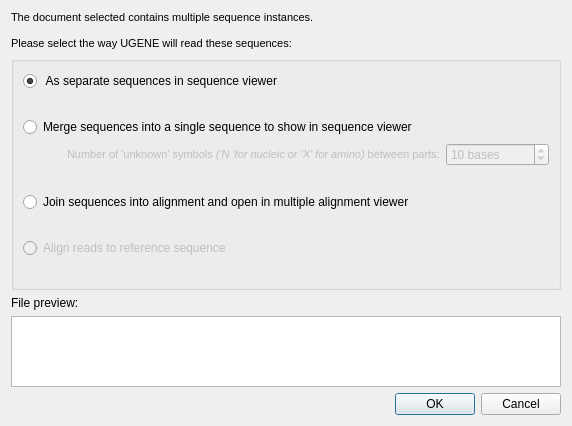
<?xml version="1.0" encoding="UTF-8"?>
<ui version="4.0">
 <class>SequenceReadingModeSelectorDialog</class>
 <widget class="QDialog" name="SequenceReadingModeSelectorDialog">
  <property name="geometry">
   <rect>
    <x>0</x>
    <y>0</y>
    <width>572</width>
    <height>426</height>
   </rect>
  </property>
  <property name="windowTitle">
   <string>Sequence reading options</string>
  </property>
  <layout class="QVBoxLayout" name="verticalLayout_2">
   <item>
    <widget class="QLabel" name="label">
     <property name="text">
      <string>&lt;!DOCTYPE HTML PUBLIC &quot;-//W3C//DTD HTML 4.0//EN&quot; &quot;http://www.w3.org/TR/REC-html40/strict.dtd&quot;&gt;
&lt;html&gt;&lt;head&gt;&lt;meta name=&quot;qrichtext&quot; content=&quot;1&quot; /&gt;&lt;style type=&quot;text/css&quot;&gt;
p, li { white-space: pre-wrap; }
&lt;/style&gt;&lt;/head&gt;&lt;body style=&quot; font-family:'MS Shell Dlg 2'; font-size:8.25pt; font-weight:400; font-style:normal;&quot;&gt;
&lt;p style=&quot; margin-top:0px; margin-bottom:0px; margin-left:0px; margin-right:0px; -qt-block-indent:0; text-indent:0px;&quot;&gt;&lt;span style=&quot; font-size:8pt;&quot;&gt;The document selected contains multiple sequence instances. &lt;/span&gt;&lt;/p&gt;
&lt;p style=&quot;-qt-paragraph-type:empty; margin-top:0px; margin-bottom:0px; margin-left:0px; margin-right:0px; -qt-block-indent:0; text-indent:0px; font-size:8pt;&quot;&gt;&lt;/p&gt;
&lt;p style=&quot; margin-top:0px; margin-bottom:0px; margin-left:0px; margin-right:0px; -qt-block-indent:0; text-indent:0px;&quot;&gt;&lt;span style=&quot; font-size:8pt;&quot;&gt;Please select the way UGENE will read these sequences:&lt;/span&gt;&lt;/p&gt;&lt;/body&gt;&lt;/html&gt;</string>
     </property>
    </widget>
   </item>
   <item>
    <widget class="QGroupBox" name="groupBox">
     <property name="title">
      <string/>
     </property>
     <layout class="QVBoxLayout" name="verticalLayout">
      <item>
       <widget class="QRadioButton" name="separateRB">
        <property name="text">
         <string> As separate sequences in sequence viewer</string>
        </property>
        <property name="checked">
         <bool>true</bool>
        </property>
       </widget>
      </item>
      <item>
       <spacer name="verticalSpacer">
        <property name="orientation">
         <enum>Qt::Vertical</enum>
        </property>
        <property name="sizeType">
         <enum>QSizePolicy::Fixed</enum>
        </property>
        <property name="sizeHint" stdset="0">
         <size>
          <width>20</width>
          <height>20</height>
         </size>
        </property>
       </spacer>
      </item>
      <item>
       <widget class="QRadioButton" name="mergeRB">
        <property name="text">
         <string>Merge sequences into a single sequence to show in sequence viewer</string>
        </property>
       </widget>
      </item>
      <item>
       <layout class="QHBoxLayout" name="horizontalLayout">
        <item>
         <spacer name="horizontalSpacer">
          <property name="orientation">
           <enum>Qt::Horizontal</enum>
          </property>
          <property name="sizeHint" stdset="0">
           <size>
            <width>40</width>
            <height>20</height>
           </size>
          </property>
         </spacer>
        </item>
        <item>
         <widget class="QLabel" name="mergeSpinLabel">
          <property name="enabled">
           <bool>false</bool>
          </property>
          <property name="text">
           <string>&lt;!DOCTYPE HTML PUBLIC &quot;-//W3C//DTD HTML 4.0//EN&quot; &quot;http://www.w3.org/TR/REC-html40/strict.dtd&quot;&gt;
&lt;html&gt;&lt;head&gt;&lt;meta name=&quot;qrichtext&quot; content=&quot;1&quot; /&gt;&lt;style type=&quot;text/css&quot;&gt;
p, li { white-space: pre-wrap; }
&lt;/style&gt;&lt;/head&gt;&lt;body style=&quot; font-family:'MS Shell Dlg 2'; font-size:8.25pt; font-weight:400; font-style:normal;&quot;&gt;
&lt;p style=&quot; margin-top:0px; margin-bottom:0px; margin-left:0px; margin-right:0px; -qt-block-indent:0; text-indent:0px;&quot;&gt;&lt;span style=&quot; font-size:8pt;&quot;&gt;Number of 'unknown' symbols &lt;/span&gt;&lt;span style=&quot; font-size:8pt; font-style:italic;&quot;&gt;('N 'for nucleic or 'X' for amino)&lt;/span&gt;&lt;span style=&quot; font-size:8pt;&quot;&gt; between parts:&lt;/span&gt;&lt;/p&gt;&lt;/body&gt;&lt;/html&gt;</string>
          </property>
         </widget>
        </item>
        <item>
         <widget class="QSpinBox" name="mergeSpinBox">
          <property name="enabled">
           <bool>false</bool>
          </property>
          <property name="minimumSize">
           <size>
            <width>50</width>
            <height>0</height>
           </size>
          </property>
          <property name="suffix">
           <string> bases</string>
          </property>
          <property name="maximum">
           <number>1000000</number>
          </property>
          <property name="value">
           <number>10</number>
          </property>
         </widget>
        </item>
       </layout>
      </item>
      <item>
       <spacer name="verticalSpacer_3">
        <property name="orientation">
         <enum>Qt::Vertical</enum>
        </property>
        <property name="sizeType">
         <enum>QSizePolicy::Fixed</enum>
        </property>
        <property name="sizeHint" stdset="0">
         <size>
          <width>20</width>
          <height>20</height>
         </size>
        </property>
       </spacer>
      </item>
      <item>
       <widget class="QRadioButton" name="malignmentRB">
        <property name="text">
         <string>Join sequences into alignment and open in multiple alignment viewer</string>
        </property>
       </widget>
      </item>
      <item>
       <spacer name="verticalSpacer_2">
        <property name="orientation">
         <enum>Qt::Vertical</enum>
        </property>
        <property name="sizeType">
         <enum>QSizePolicy::Fixed</enum>
        </property>
        <property name="sizeHint" stdset="0">
         <size>
          <width>20</width>
          <height>20</height>
         </size>
        </property>
       </spacer>
      </item>
      <item>
       <widget class="QRadioButton" name="refalignmentRB">
        <property name="enabled">
         <bool>false</bool>
        </property>
        <property name="text">
         <string>Align reads to reference sequence</string>
        </property>
       </widget>
      </item>
      <item>
       <spacer name="verticalSpacer_4">
        <property name="orientation">
         <enum>Qt::Vertical</enum>
        </property>
        <property name="sizeType">
         <enum>QSizePolicy::Fixed</enum>
        </property>
        <property name="sizeHint" stdset="0">
         <size>
          <width>20</width>
          <height>20</height>
         </size>
        </property>
       </spacer>
      </item>
     </layout>
    </widget>
   </item>
   <item>
    <widget class="QLabel" name="label_2">
     <property name="text">
      <string>File preview:</string>
     </property>
    </widget>
   </item>
   <item>
    <widget class="QPlainTextEdit" name="previewEdit">
     <property name="readOnly">
      <bool>true</bool>
     </property>
    </widget>
   </item>
   <item>
    <widget class="QDialogButtonBox" name="buttonBox">
     <property name="orientation">
      <enum>Qt::Horizontal</enum>
     </property>
     <property name="standardButtons">
      <set>QDialogButtonBox::Cancel|QDialogButtonBox::Ok</set>
     </property>
    </widget>
   </item>
  </layout>
 </widget>
 <resources/>
 <connections>
  <connection>
   <sender>buttonBox</sender>
   <signal>accepted()</signal>
   <receiver>SequenceReadingModeSelectorDialog</receiver>
   <slot>accept()</slot>
   <hints>
    <hint type="sourcelabel">
     <x>248</x>
     <y>254</y>
    </hint>
    <hint type="destinationlabel">
     <x>157</x>
     <y>274</y>
    </hint>
   </hints>
  </connection>
  <connection>
   <sender>buttonBox</sender>
   <signal>rejected()</signal>
   <receiver>SequenceReadingModeSelectorDialog</receiver>
   <slot>reject()</slot>
   <hints>
    <hint type="sourcelabel">
     <x>316</x>
     <y>260</y>
    </hint>
    <hint type="destinationlabel">
     <x>286</x>
     <y>274</y>
    </hint>
   </hints>
  </connection>
  <connection>
   <sender>mergeRB</sender>
   <signal>toggled(bool)</signal>
   <receiver>mergeSpinBox</receiver>
   <slot>setEnabled(bool)</slot>
   <hints>
    <hint type="sourcelabel">
     <x>278</x>
     <y>95</y>
    </hint>
    <hint type="destinationlabel">
     <x>489</x>
     <y>120</y>
    </hint>
   </hints>
  </connection>
  <connection>
   <sender>mergeRB</sender>
   <signal>toggled(bool)</signal>
   <receiver>mergeSpinLabel</receiver>
   <slot>setEnabled(bool)</slot>
   <hints>
    <hint type="sourcelabel">
     <x>278</x>
     <y>95</y>
    </hint>
    <hint type="destinationlabel">
     <x>253</x>
     <y>120</y>
    </hint>
   </hints>
  </connection>
 </connections>
</ui>
